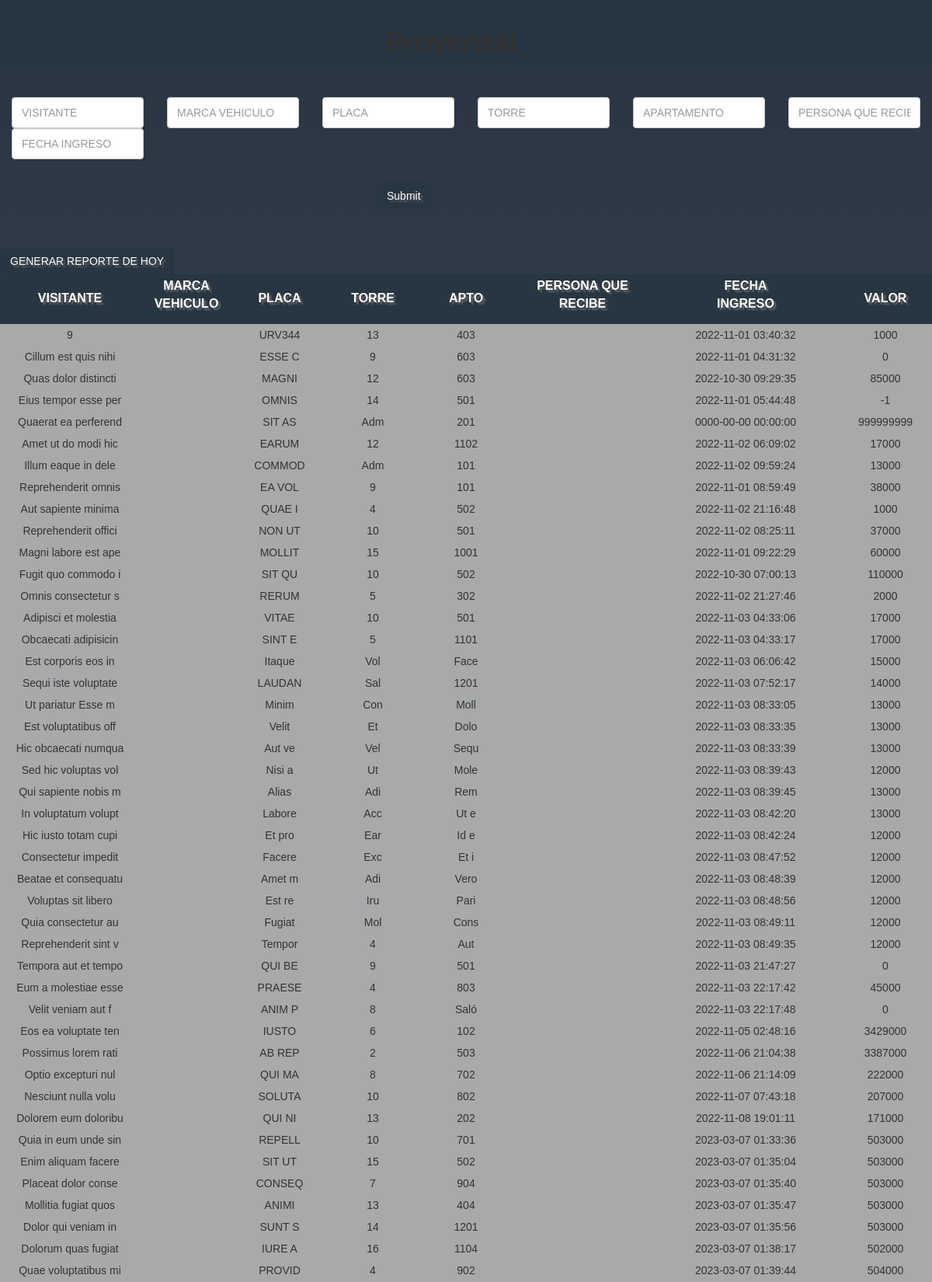
The app's page /old/index_old.php (upper part) with its own data.
### tables this page shows
CREATE TABLE `tabla_parqueo` (
  `id` int(11) NOT NULL,
  `visitante` varchar(25) NOT NULL,
  `tipo` varchar(11) NOT NULL,
  `color_v` varchar(11) NOT NULL,
  `placa` varchar(6) NOT NULL,
  `torre` varchar(6) NOT NULL,
  `apartamento` varchar(6) NOT NULL,
  `residente` varchar(25) NOT NULL,
  `numparqueo` varchar(6) NOT NULL,
  `fechaentrada` timestamp NOT NULL DEFAULT current_timestamp(),
  `fechasalida` timestamp NOT NULL DEFAULT current_timestamp(),
  `valor` decimal(9,0) DEFAULT NULL
);

### old/function.php (called while the page is built, shortened)
<?php
function db_query($query) {
    $connection = mysqli_connect("localhost","root","","parqueo");
    $result = mysqli_query($connection,$query);
    return $result;
}

### old/index_old.php (the view, shortened to what this page needs)
<!doctype html>
<html>
<head>
	<link type="text/css" href="bootstrap.min.css" rel="stylesheet">
	<link rel="stylesheet" href="./css/style.css">
</head>
<body>
	<div class="main-wrapper">
		<?php
		include("function.php");
		?>
		<header class="shadow">
			<div class="center">
				<div id="header-msg" class="ml-5 align-self-center">
					<div class="center">
					</div>
				</div>
		</header>
		<br><br>
		<form action="" method="post">
			<div class="col-xs-2">
				<input class="form-control" name="visitante" type="text" placeholder="VISITANTE">
			</div>
			<div class="col-xs-2">
				<input class="form-control" name="marca" type="text" placeholder="MARCA VEHICULO">
			</div>
			<div class="col-xs-2">
				<input class="form-control" name="placa" type="text" placeholder="PLACA">
			</div>
			<div class="col-xs-2">
				<input class="form-control" name="torre" type="text" placeholder="TORRE">
			</div>
			<div class="col-xs-2">
				<input class="form-control" name="apartamento" type="text" placeholder="APARTAMENTO">
			</div>
			<div class="col-xs-2">
				<input class="form-control" name="persona" type="text" placeholder="PERSONA QUE RECIBE">
			</div>
			<div class="col-xs-2">
				<input class="form-control" name="fechaentrada" type="text" placeholder="FECHA INGRESO" for="disabled">
			</div>
			<br>
			<br>
			<br>
			<br><br>
			<div class="w-33">
				<div class="center">
					<input type="submit" name="submit" class="btn btn-primary">
				</div>
			</div>
		</form>
		<br>
		<br>
		<table border="1" id="parkingTable">
			<tr>
				<th width="15%"><strong>VISITANTE</strong></th>
				<th width="10%"><strong>MARCA<p>VEHICULO</strong></th>
				<th width="10%"><strong>PLACA</strong></th>
				<th width="10%"><strong>TORRE</strong></th>
				<th width="10%"><strong>APTO</strong></th>
				<th width="15%"><strong>PERSONA QUE<p>RECIBE</strong></th>
				<th width="20%"><strong>FECHA<p>INGRESO</strong></th>
				<th width="35%"><strong>VALOR</strong>
				</th>
			</tr>
			<div class="reporte">
				<button id="btnExportar" class="btn btn-primary">GENERAR REPORTE DE HOY</button>
			</div>
			<?php
			$sql = "select * from tabla_parqueo";
			$resultado = db_query($sql);
			while ($row = mysqli_fetch_object($resultado)) {
			?>
				<tr>
					<td><?php echo $row->visitante; ?></td>
					<td><?php echo $row->marca; ?></td>
					<td><?php echo $row->placa; ?></td>
					<td><?php echo $row->torre; ?></td>
					<td><?php echo $row->apartamento; ?></td>
					<td><?php echo $row->persona; ?></td>
					<td>
						<?php
						echo $row->fechaentrada; ?></td>
					<td><?php echo $row->valor; ?></td>
				</tr>
			<?php } ?>
		</table>
	</div>
</body>
</html>

### assets/css/style.css (style rules this page uses)
* { font-family: Verdana, Geneva, Tahoma, sans-serif; padding: 0; margin: 0; border: 0; }
html { min-height: 100%; position: relative; }
body { background: linear-gradient(#283542, #5f6163); }
table { border-collapse: collapse; width: 100%; }
th, td { text-align: center; padding: 4px; }
tr:nth-child(n) { background-color: #a7a9ab; }
th { background-color: #283542; color: white; font-size: medium; text-shadow: 3px 3px 2px #666; }
header { background-color: #283542; }
.center { margin: auto; width: 50%; padding: 10px; }
#btnExportar { color: white; text-shadow: 3px 3px 2px #666; background-color: #283542; }
.btn-primary { color: white; text-shadow: 3px 3px 2px #666; background-color: #283542; background: #283542; border: 1px solid #283542; }
.form-control { height: 40px; }
.center { width: 250px; align-content: center; }

### records on screen
tabla_parqueo: visitante "9", placa "URV344", torre "13", apartamento "403", fechaentrada "2022-11-01 03:40:32", valor "1000"
tabla_parqueo: visitante "Cillum est quis nihi", placa "ESSE C", torre "9", apartamento "603", fechaentrada "2022-11-01 04:31:32", valor "0"
tabla_parqueo: visitante "Quas dolor distincti", placa "MAGNI", torre "12", apartamento "603", fechaentrada "2022-10-30 09:29:35", valor "85000"
tabla_parqueo: visitante "Eius tempor esse per", placa "OMNIS", torre "14", apartamento "501", fechaentrada "2022-11-01 05:44:48", valor "-1"
tabla_parqueo: visitante "Quaerat ea perferend", placa "SIT AS", torre "Adm", apartamento "201", fechaentrada "0000-00-00 00:00:00", valor "999999999"
tabla_parqueo: visitante "Amet ut do modi hic", placa "EARUM", torre "12", apartamento "1102", fechaentrada "2022-11-02 06:09:02", valor "17000"
tabla_parqueo: visitante "Illum eaque in dele", placa "COMMOD", torre "Adm", apartamento "101", fechaentrada "2022-11-02 09:59:24", valor "13000"
tabla_parqueo: visitante "Reprehenderit omnis", placa "EA VOL", torre "9", apartamento "101", fechaentrada "2022-11-01 08:59:49", valor "38000"
tabla_parqueo: visitante "Aut sapiente minima", placa "QUAE I", torre "4", apartamento "502", fechaentrada "2022-11-02 21:16:48", valor "1000"
tabla_parqueo: visitante "Reprehenderit offici", placa "NON UT", torre "10", apartamento "501", fechaentrada "2022-11-02 08:25:11", valor "37000"
tabla_parqueo: visitante "Magni labore est ape", placa "MOLLIT", torre "15", apartamento "1001", fechaentrada "2022-11-01 09:22:29", valor "60000"
tabla_parqueo: visitante "Fugit quo commodo i", placa "SIT QU", torre "10", apartamento "502", fechaentrada "2022-10-30 07:00:13", valor "110000"
tabla_parqueo: visitante "Omnis consectetur s", placa "RERUM", torre "5", apartamento "302", fechaentrada "2022-11-02 21:27:46", valor "2000"
tabla_parqueo: visitante "Adipisci et molestia", placa "VITAE", torre "10", apartamento "501", fechaentrada "2022-11-03 04:33:06", valor "17000"
tabla_parqueo: visitante "Obcaecati adipisicin", placa "SINT E", torre "5", apartamento "1101", fechaentrada "2022-11-03 04:33:17", valor "17000"
tabla_parqueo: visitante "Est corporis eos in", placa "Itaque", torre "Vol", apartamento "Face", fechaentrada "2022-11-03 06:06:42", valor "15000"
tabla_parqueo: visitante "Sequi iste voluptate", placa "LAUDAN", torre "Sal", apartamento "1201", fechaentrada "2022-11-03 07:52:17", valor "14000"
tabla_parqueo: visitante "Ut pariatur Esse m", placa "Minim", torre "Con", apartamento "Moll", fechaentrada "2022-11-03 08:33:05", valor "13000"
tabla_parqueo: visitante "Est voluptatibus off", placa "Velit", torre "Et", apartamento "Dolo", fechaentrada "2022-11-03 08:33:35", valor "13000"
tabla_parqueo: visitante "Hic obcaecati numqua", placa "Aut ve", torre "Vel", apartamento "Sequ", fechaentrada "2022-11-03 08:33:39", valor "13000"
tabla_parqueo: visitante "Sed hic voluptas vol", placa "Nisi a", torre "Ut", apartamento "Mole", fechaentrada "2022-11-03 08:39:43", valor "12000"
tabla_parqueo: visitante "Qui sapiente nobis m", placa "Alias", torre "Adi", apartamento "Rem", fechaentrada "2022-11-03 08:39:45", valor "13000"
tabla_parqueo: visitante "In voluptatum volupt", placa "Labore", torre "Acc", apartamento "Ut e", fechaentrada "2022-11-03 08:42:20", valor "13000"
tabla_parqueo: visitante "Hic iusto totam cupi", placa "Et pro", torre "Ear", apartamento "Id e", fechaentrada "2022-11-03 08:42:24", valor "12000"
tabla_parqueo: visitante "Consectetur impedit", placa "Facere", torre "Exc", apartamento "Et i", fechaentrada "2022-11-03 08:47:52", valor "12000"
tabla_parqueo: visitante "Beatae et consequatu", placa "Amet m", torre "Adi", apartamento "Vero", fechaentrada "2022-11-03 08:48:39", valor "12000"
tabla_parqueo: visitante "Voluptas sit libero", placa "Est re", torre "Iru", apartamento "Pari", fechaentrada "2022-11-03 08:48:56", valor "12000"
tabla_parqueo: visitante "Quia consectetur au", placa "Fugiat", torre "Mol", apartamento "Cons", fechaentrada "2022-11-03 08:49:11", valor "12000"
tabla_parqueo: visitante "Reprehenderit sint v", placa "Tempor", torre "4", apartamento "Aut", fechaentrada "2022-11-03 08:49:35", valor "12000"
tabla_parqueo: visitante "Tempora aut et tempo", placa "QUI BE", torre "9", apartamento "501", fechaentrada "2022-11-03 21:47:27", valor "0"
tabla_parqueo: visitante "Eum a molestiae esse", placa "PRAESE", torre "4", apartamento "803", fechaentrada "2022-11-03 22:17:42", valor "45000"
tabla_parqueo: visitante "Velit veniam aut f", placa "ANIM P", torre "8", apartamento "Saló", fechaentrada "2022-11-03 22:17:48", valor "0"
tabla_parqueo: visitante "Eos ea voluptate ten", placa "IUSTO", torre "6", apartamento "102", fechaentrada "2022-11-05 02:48:16", valor "3429000"
tabla_parqueo: visitante "Possimus lorem rati", placa "AB REP", torre "2", apartamento "503", fechaentrada "2022-11-06 21:04:38", valor "3387000"
tabla_parqueo: visitante "Optio excepturi nul", placa "QUI MA", torre "8", apartamento "702", fechaentrada "2022-11-06 21:14:09", valor "222000"
tabla_parqueo: visitante "Nesciunt nulla volu", placa "SOLUTA", torre "10", apartamento "802", fechaentrada "2022-11-07 07:43:18", valor "207000"
tabla_parqueo: visitante "Dolorem eum doloribu", placa "QUI NI", torre "13", apartamento "202", fechaentrada "2022-11-08 19:01:11", valor "171000"
tabla_parqueo: visitante "Quia in eum unde sin", placa "REPELL", torre "10", apartamento "701", fechaentrada "2023-03-07 01:33:36", valor "503000"
tabla_parqueo: visitante "Enim aliquam facere", placa "SIT UT", torre "15", apartamento "502", fechaentrada "2023-03-07 01:35:04", valor "503000"
tabla_parqueo: visitante "Placeat dolor conse", placa "CONSEQ", torre "7", apartamento "904", fechaentrada "2023-03-07 01:35:40", valor "503000"
tabla_parqueo: visitante "Mollitia fugiat quos", placa "ANIMI", torre "13", apartamento "404", fechaentrada "2023-03-07 01:35:47", valor "503000"
tabla_parqueo: visitante "Dolor qui veniam in", placa "SUNT S", torre "14", apartamento "1201", fechaentrada "2023-03-07 01:35:56", valor "503000"
tabla_parqueo: visitante "Dolorum quas fugiat", placa "IURE A", torre "16", apartamento "1104", fechaentrada "2023-03-07 01:38:17", valor "502000"
tabla_parqueo: visitante "Quae voluptatibus mi", placa "PROVID", torre "4", apartamento "902", fechaentrada "2023-03-07 01:39:44", valor "504000"
